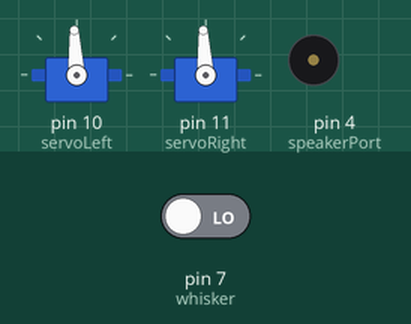
Simulated run of this sketch. Board: Arduino Uno, built with avr-gcc and run on an emulated ATmega328P. On the bench: 2 × servo, buzzer (waves = sounding). Inputs (shaded band) come from the test bench; at power-on: pin 7 (whisker) LOW.

Above: at 2.2 s.
2.3 s: pin 7 (whisker) driven HIGH
At 3.4 s:
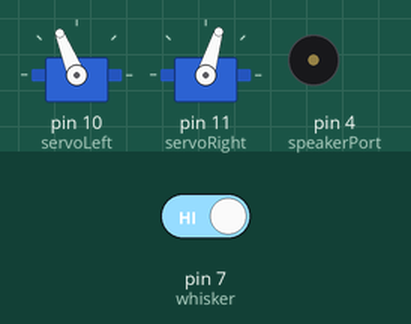
3.8 s: pin 7 (whisker) driven LOW
At 4.6 s:
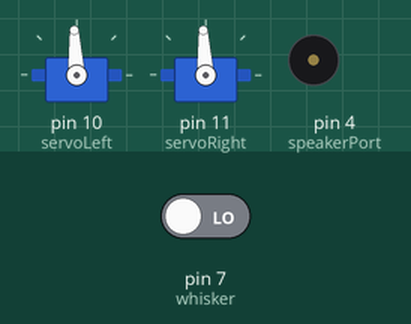
Timing chart, 0 to 6.8 s (numbered marks = the images above; inputs shaded):
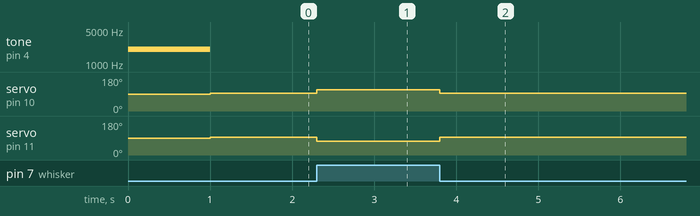

Measured:
- after the input at 2.3 s, servo on pin 10 (servoLeft): 93° → 112° at once; servo on pin 11 (servoRight): 93° → 73° at once
- after the input at 3.8 s, servo on pin 10 (servoLeft): 112° → 93° at once; servo on pin 11 (servoRight): 73° → 93° at once

The sketch:

WhiskersSetupV2.ino
```cpp
// Whisker Setup
// Test that the whiskers are correctly working by driving forward
// if the right whisker is not pressed in.

/*
 * Remplacer les #define avec des variables et des fonctions
 * Modification par : M. Crowley, 2023-03
 */

// Variables for storing various servomotor speeds
int stopServo = 1500;
int forward = 1700;
int reverse = 1300;

// Variable for storing speaker port
int speakerPort = 4;

// Variable and function for storing whisker data to improve code readibility
int whisker = 7;
int whiskerRight() {
  return digitalRead(whisker); // whisker sur la prise 7 en mode lecture
}
int pressed = 0;

//Servo Include Library and right and left servo definitions
#include <Servo.h>
Servo servoLeft;
Servo servoRight;

void setup()                                 // Built-in setup() initialization function runs once
{
  pinMode(whisker, INPUT);                         // Set right whisker to input pin 7

  servoLeft.attach(10);                      // Set left servo to pin 10
  servoRight.attach(11);                     // Set right servo to pin 11

  tone(speakerPort, 2000, 1000);             // Play tone for 1 second
  delay(1000);                               // Delay for tone to finish
}

void loop()                                  // Built-in loop repeats forever after setup() function finishes
{
  if(whiskerRight() == pressed)                // If right whisker is pressed...
  {
    // ...stop.
    servoLeft.writeMicroseconds(stopServo);
    servoRight.writeMicroseconds(stopServo);

  }
  else                                       // Else (right whisker is not pressed)...
  {
    // ...move forward.
    servoLeft.writeMicroseconds(forward);    // Left wheel counterclockwise
    servoRight.writeMicroseconds(reverse);   // Right wheel clockwise
  }
}
```
